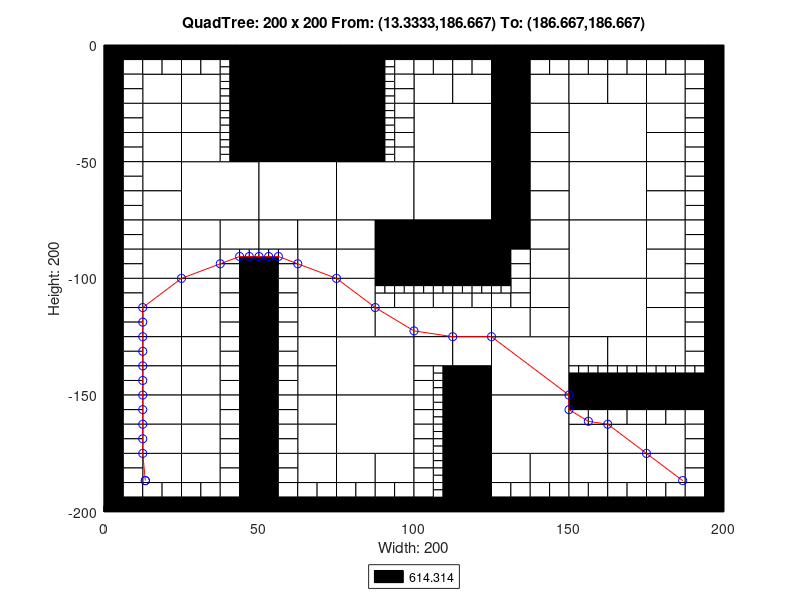

MATLAB code for this plot:
axis([0 200 -200 0]);
title('QuadTree: 200 x 200 From: (13.3333,186.667) To: (186.667,186.667)');
xlabel('Width: 200');
ylabel('Height: 200');
rectangle('Position',[50 -25 25 25], 'FaceColor',[0 0 0]);
rectangle('Position',[50 -50 25 25], 'FaceColor',[0 0 0]);
rectangle('Position',[25 -75 25 25], 'FaceColor',[1 1 1]);
rectangle('Position',[50 -75 25 25], 'FaceColor',[1 1 1]);
rectangle('Position',[75 -75 25 25], 'FaceColor',[1 1 1]);
rectangle('Position',[100 -50 25 25], 'FaceColor',[1 1 1]);
rectangle('Position',[150 -50 25 25], 'FaceColor',[1 1 1]);
rectangle('Position',[100 -75 25 25], 'FaceColor',[1 1 1]);
rectangle('Position',[100 -100 25 25], 'FaceColor',[0 0 0]);
rectangle('Position',[150 -75 25 25], 'FaceColor',[1 1 1]);
rectangle('Position',[150 -100 25 25], 'FaceColor',[1 1 1]);
rectangle('Position',[75 -150 25 25], 'FaceColor',[1 1 1]);
rectangle('Position',[75 -175 25 25], 'FaceColor',[1 1 1]);
rectangle('Position',[125 -150 25 25], 'FaceColor',[1 1 1]);
rectangle('Position',[150 -125 25 25], 'FaceColor',[1 1 1]);
rectangle('Position',[125 -175 25 25], 'FaceColor',[1 1 1]);
rectangle('Position',[12.5 -25 12.5 12.5], 'FaceColor',[1 1 1]);
rectangle('Position',[25 -25 12.5 12.5], 'FaceColor',[1 1 1]);
rectangle('Position',[12.5 -37.5 12.5 12.5], 'FaceColor',[1 1 1]);
rectangle('Position',[12.5 -50 12.5 12.5], 'FaceColor',[1 1 1]);
rectangle('Position',[25 -37.5 12.5 12.5], 'FaceColor',[1 1 1]);
rectangle('Position',[25 -50 12.5 12.5], 'FaceColor',[1 1 1]);
rectangle('Position',[75 -12.5 12.5 12.5], 'FaceColor',[0 0 0]);
rectangle('Position',[75 -25 12.5 12.5], 'FaceColor',[0 0 0]);
rectangle('Position',[75 -37.5 12.5 12.5], 'FaceColor',[0 0 0]);
rectangle('Position',[75 -50 12.5 12.5], 'FaceColor',[0 0 0]);
rectangle('Position',[12.5 -62.5 12.5 12.5], 'FaceColor',[1 1 1]);
rectangle('Position',[12.5 -75 12.5 12.5], 'FaceColor',[1 1 1]);
rectangle('Position',[12.5 -87.5 12.5 12.5], 'FaceColor',[1 1 1]);
rectangle('Position',[12.5 -100 12.5 12.5], 'FaceColor',[1 1 1]);
rectangle('Position',[25 -87.5 12.5 12.5], 'FaceColor',[1 1 1]);
rectangle('Position',[37.5 -87.5 12.5 12.5], 'FaceColor',[1 1 1]);
rectangle('Position',[25 -100 12.5 12.5], 'FaceColor',[1 1 1]);
rectangle('Position',[50 -87.5 12.5 12.5], 'FaceColor',[1 1 1]);
rectangle('Position',[62.5 -87.5 12.5 12.5], 'FaceColor',[1 1 1]);
rectangle('Position',[62.5 -100 12.5 12.5], 'FaceColor',[1 1 1]);
rectangle('Position',[75 -87.5 12.5 12.5], 'FaceColor',[1 1 1]);
rectangle('Position',[87.5 -87.5 12.5 12.5], 'FaceColor',[0 0 0]);
rectangle('Position',[75 -100 12.5 12.5], 'FaceColor',[1 1 1]);
rectangle('Position',[87.5 -100 12.5 12.5], 'FaceColor',[0 0 0]);
rectangle('Position',[100 -25 12.5 12.5], 'FaceColor',[1 1 1]);
rectangle('Position',[112.5 -25 12.5 12.5], 'FaceColor',[1 1 1]);
rectangle('Position',[125 -12.5 12.5 12.5], 'FaceColor',[0 0 0]);
rectangle('Position',[125 -25 12.5 12.5], 'FaceColor',[0 0 0]);
rectangle('Position',[137.5 -25 12.5 12.5], 'FaceColor',[1 1 1]);
rectangle('Position',[125 -37.5 12.5 12.5], 'FaceColor',[0 0 0]);
rectangle('Position',[137.5 -37.5 12.5 12.5], 'FaceColor',[1 1 1]);
rectangle('Position',[125 -50 12.5 12.5], 'FaceColor',[0 0 0]);
rectangle('Position',[137.5 -50 12.5 12.5], 'FaceColor',[1 1 1]);
rectangle('Position',[150 -25 12.5 12.5], 'FaceColor',[1 1 1]);
rectangle('Position',[162.5 -25 12.5 12.5], 'FaceColor',[1 1 1]);
rectangle('Position',[175 -25 12.5 12.5], 'FaceColor',[1 1 1]);
rectangle('Position',[175 -37.5 12.5 12.5], 'FaceColor',[1 1 1]);
rectangle('Position',[175 -50 12.5 12.5], 'FaceColor',[1 1 1]);
rectangle('Position',[125 -62.5 12.5 12.5], 'FaceColor',[0 0 0]);
rectangle('Position',[137.5 -62.5 12.5 12.5], 'FaceColor',[1 1 1]);
rectangle('Position',[125 -75 12.5 12.5], 'FaceColor',[0 0 0]);
rectangle('Position',[137.5 -75 12.5 12.5], 'FaceColor',[1 1 1]);
rectangle('Position',[125 -87.5 12.5 12.5], 'FaceColor',[0 0 0]);
rectangle('Position',[137.5 -87.5 12.5 12.5], 'FaceColor',[1 1 1]);
rectangle('Position',[137.5 -100 12.5 12.5], 'FaceColor',[1 1 1]);
rectangle('Position',[175 -62.5 12.5 12.5], 'FaceColor',[1 1 1]);
rectangle('Position',[175 -75 12.5 12.5], 'FaceColor',[1 1 1]);
rectangle('Position',[175 -87.5 12.5 12.5], 'FaceColor',[1 1 1]);
rectangle('Position',[175 -100 12.5 12.5], 'FaceColor',[1 1 1]);
rectangle('Position',[12.5 -112.5 12.5 12.5], 'FaceColor',[1 1 1]);
rectangle('Position',[12.5 -125 12.5 12.5], 'FaceColor',[1 1 1]);
rectangle('Position',[25 -112.5 12.5 12.5], 'FaceColor',[1 1 1]);
rectangle('Position',[25 -125 12.5 12.5], 'FaceColor',[1 1 1]);
rectangle('Position',[12.5 -137.5 12.5 12.5], 'FaceColor',[1 1 1]);
rectangle('Position',[12.5 -150 12.5 12.5], 'FaceColor',[1 1 1]);
rectangle('Position',[25 -137.5 12.5 12.5], 'FaceColor',[1 1 1]);
rectangle('Position',[25 -150 12.5 12.5], 'FaceColor',[1 1 1]);
rectangle('Position',[62.5 -112.5 12.5 12.5], 'FaceColor',[1 1 1]);
rectangle('Position',[62.5 -125 12.5 12.5], 'FaceColor',[1 1 1]);
rectangle('Position',[75 -112.5 12.5 12.5], 'FaceColor',[1 1 1]);
rectangle('Position',[75 -125 12.5 12.5], 'FaceColor',[1 1 1]);
rectangle('Position',[87.5 -125 12.5 12.5], 'FaceColor',[1 1 1]);
rectangle('Position',[62.5 -137.5 12.5 12.5], 'FaceColor',[1 1 1]);
rectangle('Position',[62.5 -150 12.5 12.5], 'FaceColor',[1 1 1]);
rectangle('Position',[12.5 -162.5 12.5 12.5], 'FaceColor',[1 1 1]);
rectangle('Position',[12.5 -175 12.5 12.5], 'FaceColor',[1 1 1]);
rectangle('Position',[25 -162.5 12.5 12.5], 'FaceColor',[1 1 1]);
rectangle('Position',[25 -175 12.5 12.5], 'FaceColor',[1 1 1]);
rectangle('Position',[12.5 -187.5 12.5 12.5], 'FaceColor',[1 1 1]);
rectangle('Position',[25 -187.5 12.5 12.5], 'FaceColor',[1 1 1]);
rectangle('Position',[62.5 -162.5 12.5 12.5], 'FaceColor',[1 1 1]);
rectangle('Position',[62.5 -175 12.5 12.5], 'FaceColor',[1 1 1]);
rectangle('Position',[62.5 -187.5 12.5 12.5], 'FaceColor',[1 1 1]);
rectangle('Position',[75 -187.5 12.5 12.5], 'FaceColor',[1 1 1]);
rectangle('Position',[87.5 -187.5 12.5 12.5], 'FaceColor',[1 1 1]);
rectangle('Position',[100 -125 12.5 12.5], 'FaceColor',[1 1 1]);
rectangle('Position',[112.5 -125 12.5 12.5], 'FaceColor',[1 1 1]);
rectangle('Position',[137.5 -112.5 12.5 12.5], 'FaceColor',[1 1 1]);
rectangle('Position',[125 -125 12.5 12.5], 'FaceColor',[1 1 1]);
rectangle('Position',[137.5 -125 12.5 12.5], 'FaceColor',[1 1 1]);
rectangle('Position',[100 -137.5 12.5 12.5], 'FaceColor',[1 1 1]);
rectangle('Position',[112.5 -137.5 12.5 12.5], 'FaceColor',[1 1 1]);
rectangle('Position',[112.5 -150 12.5 12.5], 'FaceColor',[0 0 0]);
rectangle('Position',[175 -112.5 12.5 12.5], 'FaceColor',[1 1 1]);
rectangle('Position',[175 -125 12.5 12.5], 'FaceColor',[1 1 1]);
rectangle('Position',[150 -137.5 12.5 12.5], 'FaceColor',[1 1 1]);
rectangle('Position',[162.5 -137.5 12.5 12.5], 'FaceColor',[1 1 1]);
rectangle('Position',[175 -137.5 12.5 12.5], 'FaceColor',[1 1 1]);
rectangle('Position',[112.5 -162.5 12.5 12.5], 'FaceColor',[0 0 0]);
rectangle('Position',[112.5 -175 12.5 12.5], 'FaceColor',[0 0 0]);
rectangle('Position',[112.5 -187.5 12.5 12.5], 'FaceColor',[0 0 0]);
rectangle('Position',[112.5 -200 12.5 12.5], 'FaceColor',[0 0 0]);
rectangle('Position',[125 -187.5 12.5 12.5], 'FaceColor',[1 1 1]);
rectangle('Position',[137.5 -187.5 12.5 12.5], 'FaceColor',[1 1 1]);
rectangle('Position',[150 -175 12.5 12.5], 'FaceColor',[1 1 1]);
rectangle('Position',[162.5 -175 12.5 12.5], 'FaceColor',[1 1 1]);
rectangle('Position',[175 -175 12.5 12.5], 'FaceColor',[1 1 1]);
rectangle('Position',[150 -187.5 12.5 12.5], 'FaceColor',[1 1 1]);
rectangle('Position',[162.5 -187.5 12.5 12.5], 'FaceColor',[1 1 1]);
rectangle('Position',[175 -187.5 12.5 12.5], 'FaceColor',[1 1 1]);
rectangle('Position',[0 -6.25 6.25 6.25], 'FaceColor',[0 0 0]);
rectangle('Position',[6.25 -6.25 6.25 6.25], 'FaceColor',[0 0 0]);
rectangle('Position',[0 -12.5 6.25 6.25], 'FaceColor',[0 0 0]);
rectangle('Position',[6.25 -12.5 6.25 6.25], 'FaceColor',[1 1 1]);
rectangle('Position',[12.5 -6.25 6.25 6.25], 'FaceColor',[0 0 0]);
rectangle('Position',[18.75 -6.25 6.25 6.25], 'FaceColor',[0 0 0]);
rectangle('Position',[12.5 -12.5 6.25 6.25], 'FaceColor',[1 1 1]);
rectangle('Position',[18.75 -12.5 6.25 6.25], 'FaceColor',[1 1 1]);
rectangle('Position',[0 -18.75 6.25 6.25], 'FaceColor',[0 0 0]);
rectangle('Position',[6.25 -18.75 6.25 6.25], 'FaceColor',[1 1 1]);
rectangle('Position',[0 -25 6.25 6.25], 'FaceColor',[0 0 0]);
rectangle('Position',[6.25 -25 6.25 6.25], 'FaceColor',[1 1 1]);
rectangle('Position',[25 -6.25 6.25 6.25], 'FaceColor',[0 0 0]);
rectangle('Position',[31.25 -6.25 6.25 6.25], 'FaceColor',[0 0 0]);
rectangle('Position',[25 -12.5 6.25 6.25], 'FaceColor',[1 1 1]);
rectangle('Position',[31.25 -12.5 6.25 6.25], 'FaceColor',[1 1 1]);
rectangle('Position',[37.5 -6.25 6.25 6.25], 'FaceColor',[0 0 0]);
rectangle('Position',[43.75 -6.25 6.25 6.25], 'FaceColor',[0 0 0]);
rectangle('Position',[43.75 -12.5 6.25 6.25], 'FaceColor',[0 0 0]);
rectangle('Position',[43.75 -18.75 6.25 6.25], 'FaceColor',[0 0 0]);
rectangle('Position',[43.75 -25 6.25 6.25], 'FaceColor',[0 0 0]);
rectangle('Position',[0 -31.25 6.25 6.25], 'FaceColor',[0 0 0]);
rectangle('Position',[6.25 -31.25 6.25 6.25], 'FaceColor',[1 1 1]);
rectangle('Position',[0 -37.5 6.25 6.25], 'FaceColor',[0 0 0]);
rectangle('Position',[6.25 -37.5 6.25 6.25], 'FaceColor',[1 1 1]);
rectangle('Position',[0 -43.75 6.25 6.25], 'FaceColor',[0 0 0]);
rectangle('Position',[6.25 -43.75 6.25 6.25], 'FaceColor',[1 1 1]);
rectangle('Position',[0 -50 6.25 6.25], 'FaceColor',[0 0 0]);
rectangle('Position',[6.25 -50 6.25 6.25], 'FaceColor',[1 1 1]);
rectangle('Position',[43.75 -31.25 6.25 6.25], 'FaceColor',[0 0 0]);
rectangle('Position',[43.75 -37.5 6.25 6.25], 'FaceColor',[0 0 0]);
rectangle('Position',[43.75 -43.75 6.25 6.25], 'FaceColor',[0 0 0]);
rectangle('Position',[43.75 -50 6.25 6.25], 'FaceColor',[0 0 0]);
rectangle('Position',[87.5 -6.25 6.25 6.25], 'FaceColor',[0 0 0]);
rectangle('Position',[93.75 -6.25 6.25 6.25], 'FaceColor',[0 0 0]);
rectangle('Position',[93.75 -12.5 6.25 6.25], 'FaceColor',[1 1 1]);
rectangle('Position',[93.75 -18.75 6.25 6.25], 'FaceColor',[1 1 1]);
rectangle('Position',[93.75 -25 6.25 6.25], 'FaceColor',[1 1 1]);
rectangle('Position',[93.75 -31.25 6.25 6.25], 'FaceColor',[1 1 1]);
rectangle('Position',[93.75 -37.5 6.25 6.25], 'FaceColor',[1 1 1]);
rectangle('Position',[93.75 -43.75 6.25 6.25], 'FaceColor',[1 1 1]);
rectangle('Position',[93.75 -50 6.25 6.25], 'FaceColor',[1 1 1]);
rectangle('Position',[0 -56.25 6.25 6.25], 'FaceColor',[0 0 0]);
rectangle('Position',[6.25 -56.25 6.25 6.25], 'FaceColor',[1 1 1]);
rectangle('Position',[0 -62.5 6.25 6.25], 'FaceColor',[0 0 0]);
rectangle('Position',[6.25 -62.5 6.25 6.25], 'FaceColor',[1 1 1]);
rectangle('Position',[0 -68.75 6.25 6.25], 'FaceColor',[0 0 0]);
rectangle('Position',[6.25 -68.75 6.25 6.25], 'FaceColor',[1 1 1]);
rectangle('Position',[0 -75 6.25 6.25], 'FaceColor',[0 0 0]);
rectangle('Position',[6.25 -75 6.25 6.25], 'FaceColor',[1 1 1]);
rectangle('Position',[0 -81.25 6.25 6.25], 'FaceColor',[0 0 0]);
rectangle('Position',[6.25 -81.25 6.25 6.25], 'FaceColor',[1 1 1]);
rectangle('Position',[0 -87.5 6.25 6.25], 'FaceColor',[0 0 0]);
rectangle('Position',[6.25 -87.5 6.25 6.25], 'FaceColor',[1 1 1]);
rectangle('Position',[0 -93.75 6.25 6.25], 'FaceColor',[0 0 0]);
rectangle('Position',[6.25 -93.75 6.25 6.25], 'FaceColor',[1 1 1]);
rectangle('Position',[0 -100 6.25 6.25], 'FaceColor',[0 0 0]);
rectangle('Position',[6.25 -100 6.25 6.25], 'FaceColor',[1 1 1]);
rectangle('Position',[37.5 -93.75 6.25 6.25], 'FaceColor',[1 1 1]);
rectangle('Position',[37.5 -100 6.25 6.25], 'FaceColor',[1 1 1]);
rectangle('Position',[43.75 -100 6.25 6.25], 'FaceColor',[0 0 0]);
rectangle('Position',[56.25 -93.75 6.25 6.25], 'FaceColor',[1 1 1]);
rectangle('Position',[50 -100 6.25 6.25], 'FaceColor',[0 0 0]);
rectangle('Position',[56.25 -100 6.25 6.25], 'FaceColor',[1 1 1]);
rectangle('Position',[100 -6.25 6.25 6.25], 'FaceColor',[0 0 0]);
rectangle('Position',[106.25 -6.25 6.25 6.25], 'FaceColor',[0 0 0]);
rectangle('Position',[100 -12.5 6.25 6.25], 'FaceColor',[1 1 1]);
rectangle('Position',[106.25 -12.5 6.25 6.25], 'FaceColor',[1 1 1]);
rectangle('Position',[112.5 -6.25 6.25 6.25], 'FaceColor',[0 0 0]);
rectangle('Position',[118.75 -6.25 6.25 6.25], 'FaceColor',[0 0 0]);
rectangle('Position',[112.5 -12.5 6.25 6.25], 'FaceColor',[1 1 1]);
rectangle('Position',[118.75 -12.5 6.25 6.25], 'FaceColor',[1 1 1]);
rectangle('Position',[137.5 -6.25 6.25 6.25], 'FaceColor',[0 0 0]);
rectangle('Position',[143.75 -6.25 6.25 6.25], 'FaceColor',[0 0 0]);
rectangle('Position',[137.5 -12.5 6.25 6.25], 'FaceColor',[1 1 1]);
rectangle('Position',[143.75 -12.5 6.25 6.25], 'FaceColor',[1 1 1]);
rectangle('Position',[150 -6.25 6.25 6.25], 'FaceColor',[0 0 0]);
rectangle('Position',[156.25 -6.25 6.25 6.25], 'FaceColor',[0 0 0]);
rectangle('Position',[150 -12.5 6.25 6.25], 'FaceColor',[1 1 1]);
rectangle('Position',[156.25 -12.5 6.25 6.25], 'FaceColor',[1 1 1]);
rectangle('Position',[162.5 -6.25 6.25 6.25], 'FaceColor',[0 0 0]);
rectangle('Position',[168.75 -6.25 6.25 6.25], 'FaceColor',[0 0 0]);
rectangle('Position',[162.5 -12.5 6.25 6.25], 'FaceColor',[1 1 1]);
rectangle('Position',[168.75 -12.5 6.25 6.25], 'FaceColor',[1 1 1]);
rectangle('Position',[175 -6.25 6.25 6.25], 'FaceColor',[0 0 0]);
rectangle('Position',[181.25 -6.25 6.25 6.25], 'FaceColor',[0 0 0]);
rectangle('Position',[175 -12.5 6.25 6.25], 'FaceColor',[1 1 1]);
rectangle('Position',[181.25 -12.5 6.25 6.25], 'FaceColor',[1 1 1]);
rectangle('Position',[187.5 -6.25 6.25 6.25], 'FaceColor',[0 0 0]);
rectangle('Position',[193.75 -6.25 6.25 6.25], 'FaceColor',[0 0 0]);
rectangle('Position',[187.5 -12.5 6.25 6.25], 'FaceColor',[1 1 1]);
rectangle('Position',[193.75 -12.5 6.25 6.25], 'FaceColor',[0 0 0]);
rectangle('Position',[187.5 -18.75 6.25 6.25], 'FaceColor',[1 1 1]);
rectangle('Position',[193.75 -18.75 6.25 6.25], 'FaceColor',[0 0 0]);
rectangle('Position',[187.5 -25 6.25 6.25], 'FaceColor',[1 1 1]);
rectangle('Position',[193.75 -25 6.25 6.25], 'FaceColor',[0 0 0]);
rectangle('Position',[187.5 -31.25 6.25 6.25], 'FaceColor',[1 1 1]);
rectangle('Position',[193.75 -31.25 6.25 6.25], 'FaceColor',[0 0 0]);
rectangle('Position',[187.5 -37.5 6.25 6.25], 'FaceColor',[1 1 1]);
rectangle('Position',[193.75 -37.5 6.25 6.25], 'FaceColor',[0 0 0]);
rectangle('Position',[187.5 -43.75 6.25 6.25], 'FaceColor',[1 1 1]);
rectangle('Position',[193.75 -43.75 6.25 6.25], 'FaceColor',[0 0 0]);
rectangle('Position',[187.5 -50 6.25 6.25], 'FaceColor',[1 1 1]);
rectangle('Position',[193.75 -50 6.25 6.25], 'FaceColor',[0 0 0]);
rectangle('Position',[125 -93.75 6.25 6.25], 'FaceColor',[0 0 0]);
rectangle('Position',[131.25 -93.75 6.25 6.25], 'FaceColor',[1 1 1]);
rectangle('Position',[125 -100 6.25 6.25], 'FaceColor',[0 0 0]);
rectangle('Position',[131.25 -100 6.25 6.25], 'FaceColor',[1 1 1]);
rectangle('Position',[187.5 -56.25 6.25 6.25], 'FaceColor',[1 1 1]);
rectangle('Position',[193.75 -56.25 6.25 6.25], 'FaceColor',[0 0 0]);
rectangle('Position',[187.5 -62.5 6.25 6.25], 'FaceColor',[1 1 1]);
rectangle('Position',[193.75 -62.5 6.25 6.25], 'FaceColor',[0 0 0]);
rectangle('Position',[187.5 -68.75 6.25 6.25], 'FaceColor',[1 1 1]);
rectangle('Position',[193.75 -68.75 6.25 6.25], 'FaceColor',[0 0 0]);
rectangle('Position',[187.5 -75 6.25 6.25], 'FaceColor',[1 1 1]);
rectangle('Position',[193.75 -75 6.25 6.25], 'FaceColor',[0 0 0]);
rectangle('Position',[187.5 -81.25 6.25 6.25], 'FaceColor',[1 1 1]);
rectangle('Position',[193.75 -81.25 6.25 6.25], 'FaceColor',[0 0 0]);
rectangle('Position',[187.5 -87.5 6.25 6.25], 'FaceColor',[1 1 1]);
rectangle('Position',[193.75 -87.5 6.25 6.25], 'FaceColor',[0 0 0]);
rectangle('Position',[187.5 -93.75 6.25 6.25], 'FaceColor',[1 1 1]);
rectangle('Position',[193.75 -93.75 6.25 6.25], 'FaceColor',[0 0 0]);
rectangle('Position',[187.5 -100 6.25 6.25], 'FaceColor',[1 1 1]);
rectangle('Position',[193.75 -100 6.25 6.25], 'FaceColor',[0 0 0]);
rectangle('Position',[0 -106.25 6.25 6.25], 'FaceColor',[0 0 0]);
rectangle('Position',[6.25 -106.25 6.25 6.25], 'FaceColor',[1 1 1]);
rectangle('Position',[0 -112.5 6.25 6.25], 'FaceColor',[0 0 0]);
rectangle('Position',[6.25 -112.5 6.25 6.25], 'FaceColor',[1 1 1]);
rectangle('Position',[0 -118.75 6.25 6.25], 'FaceColor',[0 0 0]);
rectangle('Position',[6.25 -118.75 6.25 6.25], 'FaceColor',[1 1 1]);
rectangle('Position',[0 -125 6.25 6.25], 'FaceColor',[0 0 0]);
rectangle('Position',[6.25 -125 6.25 6.25], 'FaceColor',[1 1 1]);
rectangle('Position',[37.5 -106.25 6.25 6.25], 'FaceColor',[1 1 1]);
rectangle('Position',[43.75 -106.25 6.25 6.25], 'FaceColor',[0 0 0]);
rectangle('Position',[37.5 -112.5 6.25 6.25], 'FaceColor',[1 1 1]);
rectangle('Position',[43.75 -112.5 6.25 6.25], 'FaceColor',[0 0 0]);
rectangle('Position',[37.5 -118.75 6.25 6.25], 'FaceColor',[1 1 1]);
rectangle('Position',[43.75 -118.75 6.25 6.25], 'FaceColor',[0 0 0]);
rectangle('Position',[37.5 -125 6.25 6.25], 'FaceColor',[1 1 1]);
rectangle('Position',[43.75 -125 6.25 6.25], 'FaceColor',[0 0 0]);
rectangle('Position',[0 -131.25 6.25 6.25], 'FaceColor',[0 0 0]);
rectangle('Position',[6.25 -131.25 6.25 6.25], 'FaceColor',[1 1 1]);
rectangle('Position',[0 -137.5 6.25 6.25], 'FaceColor',[0 0 0]);
rectangle('Position',[6.25 -137.5 6.25 6.25], 'FaceColor',[1 1 1]);
rectangle('Position',[0 -143.75 6.25 6.25], 'FaceColor',[0 0 0]);
rectangle('Position',[6.25 -143.75 6.25 6.25], 'FaceColor',[1 1 1]);
rectangle('Position',[0 -150 6.25 6.25], 'FaceColor',[0 0 0]);
rectangle('Position',[6.25 -150 6.25 6.25], 'FaceColor',[1 1 1]);
rectangle('Position',[37.5 -131.25 6.25 6.25], 'FaceColor',[1 1 1]);
rectangle('Position',[43.75 -131.25 6.25 6.25], 'FaceColor',[0 0 0]);
rectangle('Position',[37.5 -137.5 6.25 6.25], 'FaceColor',[1 1 1]);
rectangle('Position',[43.75 -137.5 6.25 6.25], 'FaceColor',[0 0 0]);
rectangle('Position',[37.5 -143.75 6.25 6.25], 'FaceColor',[1 1 1]);
rectangle('Position',[43.75 -143.75 6.25 6.25], 'FaceColor',[0 0 0]);
rectangle('Position',[37.5 -150 6.25 6.25], 'FaceColor',[1 1 1]);
rectangle('Position',[43.75 -150 6.25 6.25], 'FaceColor',[0 0 0]);
rectangle('Position',[50 -106.25 6.25 6.25], 'FaceColor',[0 0 0]);
rectangle('Position',[56.25 -106.25 6.25 6.25], 'FaceColor',[1 1 1]);
rectangle('Position',[50 -112.5 6.25 6.25], 'FaceColor',[0 0 0]);
rectangle('Position',[56.25 -112.5 6.25 6.25], 'FaceColor',[1 1 1]);
rectangle('Position',[50 -118.75 6.25 6.25], 'FaceColor',[0 0 0]);
rectangle('Position',[56.25 -118.75 6.25 6.25], 'FaceColor',[1 1 1]);
rectangle('Position',[50 -125 6.25 6.25], 'FaceColor',[0 0 0]);
rectangle('Position',[56.25 -125 6.25 6.25], 'FaceColor',[1 1 1]);
rectangle('Position',[87.5 -112.5 6.25 6.25], 'FaceColor',[1 1 1]);
rectangle('Position',[93.75 -112.5 6.25 6.25], 'FaceColor',[1 1 1]);
rectangle('Position',[50 -131.25 6.25 6.25], 'FaceColor',[0 0 0]);
rectangle('Position',[56.25 -131.25 6.25 6.25], 'FaceColor',[1 1 1]);
rectangle('Position',[50 -137.5 6.25 6.25], 'FaceColor',[0 0 0]);
rectangle('Position',[56.25 -137.5 6.25 6.25], 'FaceColor',[1 1 1]);
rectangle('Position',[50 -143.75 6.25 6.25], 'FaceColor',[0 0 0]);
rectangle('Position',[56.25 -143.75 6.25 6.25], 'FaceColor',[1 1 1]);
rectangle('Position',[50 -150 6.25 6.25], 'FaceColor',[0 0 0]);
rectangle('Position',[56.25 -150 6.25 6.25], 'FaceColor',[1 1 1]);
rectangle('Position',[0 -156.25 6.25 6.25], 'FaceColor',[0 0 0]);
rectangle('Position',[6.25 -156.25 6.25 6.25], 'FaceColor',[1 1 1]);
rectangle('Position',[0 -162.5 6.25 6.25], 'FaceColor',[0 0 0]);
rectangle('Position',[6.25 -162.5 6.25 6.25], 'FaceColor',[1 1 1]);
rectangle('Position',[0 -168.75 6.25 6.25], 'FaceColor',[0 0 0]);
rectangle('Position',[6.25 -168.75 6.25 6.25], 'FaceColor',[1 1 1]);
rectangle('Position',[0 -175 6.25 6.25], 'FaceColor',[0 0 0]);
rectangle('Position',[6.25 -175 6.25 6.25], 'FaceColor',[1 1 1]);
rectangle('Position',[37.5 -156.25 6.25 6.25], 'FaceColor',[1 1 1]);
rectangle('Position',[43.75 -156.25 6.25 6.25], 'FaceColor',[0 0 0]);
rectangle('Position',[37.5 -162.5 6.25 6.25], 'FaceColor',[1 1 1]);
rectangle('Position',[43.75 -162.5 6.25 6.25], 'FaceColor',[0 0 0]);
rectangle('Position',[37.5 -168.75 6.25 6.25], 'FaceColor',[1 1 1]);
rectangle('Position',[43.75 -168.75 6.25 6.25], 'FaceColor',[0 0 0]);
rectangle('Position',[37.5 -175 6.25 6.25], 'FaceColor',[1 1 1]);
rectangle('Position',[43.75 -175 6.25 6.25], 'FaceColor',[0 0 0]);
rectangle('Position',[0 -181.25 6.25 6.25], 'FaceColor',[0 0 0]);
rectangle('Position',[6.25 -181.25 6.25 6.25], 'FaceColor',[1 1 1]);
rectangle('Position',[0 -187.5 6.25 6.25], 'FaceColor',[0 0 0]);
rectangle('Position',[6.25 -187.5 6.25 6.25], 'FaceColor',[1 1 1]);
rectangle('Position',[0 -193.75 6.25 6.25], 'FaceColor',[0 0 0]);
rectangle('Position',[6.25 -193.75 6.25 6.25], 'FaceColor',[1 1 1]);
rectangle('Position',[0 -200 6.25 6.25], 'FaceColor',[0 0 0]);
rectangle('Position',[6.25 -200 6.25 6.25], 'FaceColor',[0 0 0]);
rectangle('Position',[12.5 -193.75 6.25 6.25], 'FaceColor',[1 1 1]);
rectangle('Position',[18.75 -193.75 6.25 6.25], 'FaceColor',[1 1 1]);
rectangle('Position',[12.5 -200 6.25 6.25], 'FaceColor',[0 0 0]);
rectangle('Position',[18.75 -200 6.25 6.25], 'FaceColor',[0 0 0]);
rectangle('Position',[37.5 -181.25 6.25 6.25], 'FaceColor',[1 1 1]);
rectangle('Position',[43.75 -181.25 6.25 6.25], 'FaceColor',[0 0 0]);
rectangle('Position',[37.5 -187.5 6.25 6.25], 'FaceColor',[1 1 1]);
rectangle('Position',[43.75 -187.5 6.25 6.25], 'FaceColor',[0 0 0]);
rectangle('Position',[25 -193.75 6.25 6.25], 'FaceColor',[1 1 1]);
rectangle('Position',[31.25 -193.75 6.25 6.25], 'FaceColor',[1 1 1]);
rectangle('Position',[25 -200 6.25 6.25], 'FaceColor',[0 0 0]);
rectangle('Position',[31.25 -200 6.25 6.25], 'FaceColor',[0 0 0]);
rectangle('Position',[37.5 -193.75 6.25 6.25], 'FaceColor',[1 1 1]);
rectangle('Position',[43.75 -193.75 6.25 6.25], 'FaceColor',[0 0 0]);
rectangle('Position',[37.5 -200 6.25 6.25], 'FaceColor',[0 0 0]);
rectangle('Position',[43.75 -200 6.25 6.25], 'FaceColor',[0 0 0]);
rectangle('Position',[50 -156.25 6.25 6.25], 'FaceColor',[0 0 0]);
rectangle('Position',[56.25 -156.25 6.25 6.25], 'FaceColor',[1 1 1]);
rectangle('Position',[50 -162.5 6.25 6.25], 'FaceColor',[0 0 0]);
rectangle('Position',[56.25 -162.5 6.25 6.25], 'FaceColor',[1 1 1]);
rectangle('Position',[50 -168.75 6.25 6.25], 'FaceColor',[0 0 0]);
rectangle('Position',[56.25 -168.75 6.25 6.25], 'FaceColor',[1 1 1]);
rectangle('Position',[50 -175 6.25 6.25], 'FaceColor',[0 0 0]);
rectangle('Position',[56.25 -175 6.25 6.25], 'FaceColor',[1 1 1]);
rectangle('Position',[50 -181.25 6.25 6.25], 'FaceColor',[0 0 0]);
rectangle('Position',[56.25 -181.25 6.25 6.25], 'FaceColor',[1 1 1]);
rectangle('Position',[50 -187.5 6.25 6.25], 'FaceColor',[0 0 0]);
rectangle('Position',[56.25 -187.5 6.25 6.25], 'FaceColor',[1 1 1]);
rectangle('Position',[50 -193.75 6.25 6.25], 'FaceColor',[0 0 0]);
rectangle('Position',[56.25 -193.75 6.25 6.25], 'FaceColor',[1 1 1]);
rectangle('Position',[50 -200 6.25 6.25], 'FaceColor',[0 0 0]);
rectangle('Position',[56.25 -200 6.25 6.25], 'FaceColor',[0 0 0]);
rectangle('Position',[62.5 -193.75 6.25 6.25], 'FaceColor',[1 1 1]);
rectangle('Position',[68.75 -193.75 6.25 6.25], 'FaceColor',[1 1 1]);
rectangle('Position',[62.5 -200 6.25 6.25], 'FaceColor',[0 0 0]);
rectangle('Position',[68.75 -200 6.25 6.25], 'FaceColor',[0 0 0]);
rectangle('Position',[75 -193.75 6.25 6.25], 'FaceColor',[1 1 1]);
rectangle('Position',[81.25 -193.75 6.25 6.25], 'FaceColor',[1 1 1]);
rectangle('Position',[75 -200 6.25 6.25], 'FaceColor',[0 0 0]);
rectangle('Position',[81.25 -200 6.25 6.25], 'FaceColor',[0 0 0]);
rectangle('Position',[87.5 -193.75 6.25 6.25], 'FaceColor',[1 1 1]);
rectangle('Position',[93.75 -193.75 6.25 6.25], 'FaceColor',[1 1 1]);
rectangle('Position',[87.5 -200 6.25 6.25], 'FaceColor',[0 0 0]);
rectangle('Position',[93.75 -200 6.25 6.25], 'FaceColor',[0 0 0]);
rectangle('Position',[100 -112.5 6.25 6.25], 'FaceColor',[1 1 1]);
rectangle('Position',[106.25 -112.5 6.25 6.25], 'FaceColor',[1 1 1]);
rectangle('Position',[112.5 -112.5 6.25 6.25], 'FaceColor',[1 1 1]);
rectangle('Position',[118.75 -112.5 6.25 6.25], 'FaceColor',[1 1 1]);
rectangle('Position',[131.25 -106.25 6.25 6.25], 'FaceColor',[1 1 1]);
rectangle('Position',[125 -112.5 6.25 6.25], 'FaceColor',[1 1 1]);
rectangle('Position',[131.25 -112.5 6.25 6.25], 'FaceColor',[1 1 1]);
rectangle('Position',[100 -143.75 6.25 6.25], 'FaceColor',[1 1 1]);
rectangle('Position',[100 -150 6.25 6.25], 'FaceColor',[1 1 1]);
rectangle('Position',[187.5 -106.25 6.25 6.25], 'FaceColor',[1 1 1]);
rectangle('Position',[193.75 -106.25 6.25 6.25], 'FaceColor',[0 0 0]);
rectangle('Position',[187.5 -112.5 6.25 6.25], 'FaceColor',[1 1 1]);
rectangle('Position',[193.75 -112.5 6.25 6.25], 'FaceColor',[0 0 0]);
rectangle('Position',[187.5 -118.75 6.25 6.25], 'FaceColor',[1 1 1]);
rectangle('Position',[193.75 -118.75 6.25 6.25], 'FaceColor',[0 0 0]);
rectangle('Position',[187.5 -125 6.25 6.25], 'FaceColor',[1 1 1]);
rectangle('Position',[193.75 -125 6.25 6.25], 'FaceColor',[0 0 0]);
rectangle('Position',[150 -150 6.25 6.25], 'FaceColor',[0 0 0]);
rectangle('Position',[156.25 -150 6.25 6.25], 'FaceColor',[0 0 0]);
rectangle('Position',[162.5 -150 6.25 6.25], 'FaceColor',[0 0 0]);
rectangle('Position',[168.75 -150 6.25 6.25], 'FaceColor',[0 0 0]);
rectangle('Position',[187.5 -131.25 6.25 6.25], 'FaceColor',[1 1 1]);
rectangle('Position',[193.75 -131.25 6.25 6.25], 'FaceColor',[0 0 0]);
rectangle('Position',[187.5 -137.5 6.25 6.25], 'FaceColor',[1 1 1]);
rectangle('Position',[193.75 -137.5 6.25 6.25], 'FaceColor',[0 0 0]);
rectangle('Position',[175 -150 6.25 6.25], 'FaceColor',[0 0 0]);
rectangle('Position',[181.25 -150 6.25 6.25], 'FaceColor',[0 0 0]);
rectangle('Position',[193.75 -143.75 6.25 6.25], 'FaceColor',[0 0 0]);
rectangle('Position',[187.5 -150 6.25 6.25], 'FaceColor',[0 0 0]);
rectangle('Position',[193.75 -150 6.25 6.25], 'FaceColor',[0 0 0]);
rectangle('Position',[100 -156.25 6.25 6.25], 'FaceColor',[1 1 1]);
rectangle('Position',[100 -162.5 6.25 6.25], 'FaceColor',[1 1 1]);
rectangle('Position',[100 -168.75 6.25 6.25], 'FaceColor',[1 1 1]);
rectangle('Position',[100 -175 6.25 6.25], 'FaceColor',[1 1 1]);
rectangle('Position',[100 -181.25 6.25 6.25], 'FaceColor',[1 1 1]);
rectangle('Position',[100 -187.5 6.25 6.25], 'FaceColor',[1 1 1]);
rectangle('Position',[100 -193.75 6.25 6.25], 'FaceColor',[1 1 1]);
rectangle('Position',[100 -200 6.25 6.25], 'FaceColor',[0 0 0]);
rectangle('Position',[106.25 -200 6.25 6.25], 'FaceColor',[0 0 0]);
rectangle('Position',[125 -193.75 6.25 6.25], 'FaceColor',[1 1 1]);
rectangle('Position',[131.25 -193.75 6.25 6.25], 'FaceColor',[1 1 1]);
rectangle('Position',[125 -200 6.25 6.25], 'FaceColor',[0 0 0]);
rectangle('Position',[131.25 -200 6.25 6.25], 'FaceColor',[0 0 0]);
rectangle('Position',[137.5 -193.75 6.25 6.25], 'FaceColor',[1 1 1]);
rectangle('Position',[143.75 -193.75 6.25 6.25], 'FaceColor',[1 1 1]);
rectangle('Position',[137.5 -200 6.25 6.25], 'FaceColor',[0 0 0]);
rectangle('Position',[143.75 -200 6.25 6.25], 'FaceColor',[0 0 0]);
rectangle('Position',[150 -156.25 6.25 6.25], 'FaceColor',[0 0 0]);
rectangle('Position',[156.25 -156.25 6.25 6.25], 'FaceColor',[0 0 0]);
rectangle('Position',[150 -162.5 6.25 6.25], 'FaceColor',[1 1 1]);
rectangle('Position',[156.25 -162.5 6.25 6.25], 'FaceColor',[1 1 1]);
rectangle('Position',[162.5 -156.25 6.25 6.25], 'FaceColor',[0 0 0]);
rectangle('Position',[168.75 -156.25 6.25 6.25], 'FaceColor',[0 0 0]);
rectangle('Position',[162.5 -162.5 6.25 6.25], 'FaceColor',[1 1 1]);
rectangle('Position',[168.75 -162.5 6.25 6.25], 'FaceColor',[1 1 1]);
rectangle('Position',[175 -156.25 6.25 6.25], 'FaceColor',[0 0 0]);
rectangle('Position',[181.25 -156.25 6.25 6.25], 'FaceColor',[0 0 0]);
rectangle('Position',[175 -162.5 6.25 6.25], 'FaceColor',[1 1 1]);
rectangle('Position',[181.25 -162.5 6.25 6.25], 'FaceColor',[1 1 1]);
rectangle('Position',[187.5 -156.25 6.25 6.25], 'FaceColor',[0 0 0]);
rectangle('Position',[193.75 -156.25 6.25 6.25], 'FaceColor',[0 0 0]);
rectangle('Position',[187.5 -162.5 6.25 6.25], 'FaceColor',[1 1 1]);
rectangle('Position',[193.75 -162.5 6.25 6.25], 'FaceColor',[0 0 0]);
rectangle('Position',[187.5 -168.75 6.25 6.25], 'FaceColor',[1 1 1]);
rectangle('Position',[193.75 -168.75 6.25 6.25], 'FaceColor',[0 0 0]);
rectangle('Position',[187.5 -175 6.25 6.25], 'FaceColor',[1 1 1]);
rectangle('Position',[193.75 -175 6.25 6.25], 'FaceColor',[0 0 0]);
rectangle('Position',[150 -193.75 6.25 6.25], 'FaceColor',[1 1 1]);
rectangle('Position',[156.25 -193.75 6.25 6.25], 'FaceColor',[1 1 1]);
rectangle('Position',[150 -200 6.25 6.25], 'FaceColor',[0 0 0]);
rectangle('Position',[156.25 -200 6.25 6.25], 'FaceColor',[0 0 0]);
rectangle('Position',[162.5 -193.75 6.25 6.25], 'FaceColor',[1 1 1]);
rectangle('Position',[168.75 -193.75 6.25 6.25], 'FaceColor',[1 1 1]);
rectangle('Position',[162.5 -200 6.25 6.25], 'FaceColor',[0 0 0]);
rectangle('Position',[168.75 -200 6.25 6.25], 'FaceColor',[0 0 0]);
rectangle('Position',[187.5 -181.25 6.25 6.25], 'FaceColor',[1 1 1]);
rectangle('Position',[193.75 -181.25 6.25 6.25], 'FaceColor',[0 0 0]);
rectangle('Position',[187.5 -187.5 6.25 6.25], 'FaceColor',[1 1 1]);
rectangle('Position',[193.75 -187.5 6.25 6.25], 'FaceColor',[0 0 0]);
rectangle('Position',[175 -193.75 6.25 6.25], 'FaceColor',[1 1 1]);
rectangle('Position',[181.25 -193.75 6.25 6.25], 'FaceColor',[1 1 1]);
rectangle('Position',[175 -200 6.25 6.25], 'FaceColor',[0 0 0]);
rectangle('Position',[181.25 -200 6.25 6.25], 'FaceColor',[0 0 0]);
rectangle('Position',[187.5 -193.75 6.25 6.25], 'FaceColor',[1 1 1]);
rectangle('Position',[193.75 -193.75 6.25 6.25], 'FaceColor',[0 0 0]);
rectangle('Position',[187.5 -200 6.25 6.25], 'FaceColor',[0 0 0]);
rectangle('Position',[193.75 -200 6.25 6.25], 'FaceColor',[0 0 0]);
rectangle('Position',[37.5 -9.375 3.125 3.125], 'FaceColor',[1 1 1]);
rectangle('Position',[40.625 -9.375 3.125 3.125], 'FaceColor',[0 0 0]);
rectangle('Position',[37.5 -12.5 3.125 3.125], 'FaceColor',[1 1 1]);
rectangle('Position',[40.625 -12.5 3.125 3.125], 'FaceColor',[0 0 0]);
rectangle('Position',[37.5 -15.625 3.125 3.125], 'FaceColor',[1 1 1]);
rectangle('Position',[40.625 -15.625 3.125 3.125], 'FaceColor',[0 0 0]);
rectangle('Position',[37.5 -18.75 3.125 3.125], 'FaceColor',[1 1 1]);
rectangle('Position',[40.625 -18.75 3.125 3.125], 'FaceColor',[0 0 0]);
rectangle('Position',[37.5 -21.875 3.125 3.125], 'FaceColor',[1 1 1]);
rectangle('Position',[40.625 -21.875 3.125 3.125], 'FaceColor',[0 0 0]);
rectangle('Position',[37.5 -25 3.125 3.125], 'FaceColor',[1 1 1]);
rectangle('Position',[40.625 -25 3.125 3.125], 'FaceColor',[0 0 0]);
rectangle('Position',[37.5 -28.125 3.125 3.125], 'FaceColor',[1 1 1]);
rectangle('Position',[40.625 -28.125 3.125 3.125], 'FaceColor',[0 0 0]);
rectangle('Position',[37.5 -31.25 3.125 3.125], 'FaceColor',[1 1 1]);
rectangle('Position',[40.625 -31.25 3.125 3.125], 'FaceColor',[0 0 0]);
rectangle('Position',[37.5 -34.375 3.125 3.125], 'FaceColor',[1 1 1]);
rectangle('Position',[40.625 -34.375 3.125 3.125], 'FaceColor',[0 0 0]);
rectangle('Position',[37.5 -37.5 3.125 3.125], 'FaceColor',[1 1 1]);
rectangle('Position',[40.625 -37.5 3.125 3.125], 'FaceColor',[0 0 0]);
rectangle('Position',[37.5 -40.625 3.125 3.125], 'FaceColor',[1 1 1]);
rectangle('Position',[40.625 -40.625 3.125 3.125], 'FaceColor',[0 0 0]);
rectangle('Position',[37.5 -43.75 3.125 3.125], 'FaceColor',[1 1 1]);
rectangle('Position',[40.625 -43.75 3.125 3.125], 'FaceColor',[0 0 0]);
rectangle('Position',[37.5 -46.875 3.125 3.125], 'FaceColor',[1 1 1]);
rectangle('Position',[40.625 -46.875 3.125 3.125], 'FaceColor',[0 0 0]);
rectangle('Position',[37.5 -50 3.125 3.125], 'FaceColor',[1 1 1]);
rectangle('Position',[40.625 -50 3.125 3.125], 'FaceColor',[0 0 0]);
rectangle('Position',[87.5 -9.375 3.125 3.125], 'FaceColor',[0 0 0]);
rectangle('Position',[90.625 -9.375 3.125 3.125], 'FaceColor',[1 1 1]);
rectangle('Position',[87.5 -12.5 3.125 3.125], 'FaceColor',[0 0 0]);
rectangle('Position',[90.625 -12.5 3.125 3.125], 'FaceColor',[1 1 1]);
rectangle('Position',[87.5 -15.625 3.125 3.125], 'FaceColor',[0 0 0]);
rectangle('Position',[90.625 -15.625 3.125 3.125], 'FaceColor',[1 1 1]);
rectangle('Position',[87.5 -18.75 3.125 3.125], 'FaceColor',[0 0 0]);
rectangle('Position',[90.625 -18.75 3.125 3.125], 'FaceColor',[1 1 1]);
rectangle('Position',[87.5 -21.875 3.125 3.125], 'FaceColor',[0 0 0]);
rectangle('Position',[90.625 -21.875 3.125 3.125], 'FaceColor',[1 1 1]);
rectangle('Position',[87.5 -25 3.125 3.125], 'FaceColor',[0 0 0]);
rectangle('Position',[90.625 -25 3.125 3.125], 'FaceColor',[1 1 1]);
rectangle('Position',[87.5 -28.125 3.125 3.125], 'FaceColor',[0 0 0]);
rectangle('Position',[90.625 -28.125 3.125 3.125], 'FaceColor',[1 1 1]);
rectangle('Position',[87.5 -31.25 3.125 3.125], 'FaceColor',[0 0 0]);
rectangle('Position',[90.625 -31.25 3.125 3.125], 'FaceColor',[1 1 1]);
rectangle('Position',[87.5 -34.375 3.125 3.125], 'FaceColor',[0 0 0]);
rectangle('Position',[90.625 -34.375 3.125 3.125], 'FaceColor',[1 1 1]);
rectangle('Position',[87.5 -37.5 3.125 3.125], 'FaceColor',[0 0 0]);
rectangle('Position',[90.625 -37.5 3.125 3.125], 'FaceColor',[1 1 1]);
rectangle('Position',[87.5 -40.625 3.125 3.125], 'FaceColor',[0 0 0]);
rectangle('Position',[90.625 -40.625 3.125 3.125], 'FaceColor',[1 1 1]);
rectangle('Position',[87.5 -43.75 3.125 3.125], 'FaceColor',[0 0 0]);
rectangle('Position',[90.625 -43.75 3.125 3.125], 'FaceColor',[1 1 1]);
rectangle('Position',[87.5 -46.875 3.125 3.125], 'FaceColor',[0 0 0]);
rectangle('Position',[90.625 -46.875 3.125 3.125], 'FaceColor',[1 1 1]);
rectangle('Position',[87.5 -50 3.125 3.125], 'FaceColor',[0 0 0]);
rectangle('Position',[90.625 -50 3.125 3.125], 'FaceColor',[1 1 1]);
rectangle('Position',[43.75 -90.625 3.125 3.125], 'FaceColor',[1 1 1]);
rectangle('Position',[46.875 -90.625 3.125 3.125], 'FaceColor',[1 1 1]);
rectangle('Position',[43.75 -93.75 3.125 3.125], 'FaceColor',[0 0 0]);
rectangle('Position',[46.875 -93.75 3.125 3.125], 'FaceColor',[0 0 0]);
rectangle('Position',[50 -90.625 3.125 3.125], 'FaceColor',[1 1 1]);
rectangle('Position',[53.125 -90.625 3.125 3.125], 'FaceColor',[1 1 1]);
rectangle('Position',[50 -93.75 3.125 3.125], 'FaceColor',[0 0 0]);
rectangle('Position',[53.125 -93.75 3.125 3.125], 'FaceColor',[0 0 0]);
rectangle('Position',[87.5 -103.125 3.125 3.125], 'FaceColor',[0 0 0]);
rectangle('Position',[90.625 -103.125 3.125 3.125], 'FaceColor',[0 0 0]);
rectangle('Position',[87.5 -106.25 3.125 3.125], 'FaceColor',[1 1 1]);
rectangle('Position',[90.625 -106.25 3.125 3.125], 'FaceColor',[1 1 1]);
rectangle('Position',[93.75 -103.125 3.125 3.125], 'FaceColor',[0 0 0]);
rectangle('Position',[96.875 -103.125 3.125 3.125], 'FaceColor',[0 0 0]);
rectangle('Position',[93.75 -106.25 3.125 3.125], 'FaceColor',[1 1 1]);
rectangle('Position',[96.875 -106.25 3.125 3.125], 'FaceColor',[1 1 1]);
rectangle('Position',[100 -103.125 3.125 3.125], 'FaceColor',[0 0 0]);
rectangle('Position',[103.125 -103.125 3.125 3.125], 'FaceColor',[0 0 0]);
rectangle('Position',[100 -106.25 3.125 3.125], 'FaceColor',[1 1 1]);
rectangle('Position',[103.125 -106.25 3.125 3.125], 'FaceColor',[1 1 1]);
rectangle('Position',[106.25 -103.125 3.125 3.125], 'FaceColor',[0 0 0]);
rectangle('Position',[109.375 -103.125 3.125 3.125], 'FaceColor',[0 0 0]);
rectangle('Position',[106.25 -106.25 3.125 3.125], 'FaceColor',[1 1 1]);
rectangle('Position',[109.375 -106.25 3.125 3.125], 'FaceColor',[1 1 1]);
rectangle('Position',[112.5 -103.125 3.125 3.125], 'FaceColor',[0 0 0]);
rectangle('Position',[115.625 -103.125 3.125 3.125], 'FaceColor',[0 0 0]);
rectangle('Position',[112.5 -106.25 3.125 3.125], 'FaceColor',[1 1 1]);
rectangle('Position',[115.625 -106.25 3.125 3.125], 'FaceColor',[1 1 1]);
rectangle('Position',[118.75 -103.125 3.125 3.125], 'FaceColor',[0 0 0]);
rectangle('Position',[121.875 -103.125 3.125 3.125], 'FaceColor',[0 0 0]);
rectangle('Position',[118.75 -106.25 3.125 3.125], 'FaceColor',[1 1 1]);
rectangle('Position',[121.875 -106.25 3.125 3.125], 'FaceColor',[1 1 1]);
rectangle('Position',[125 -103.125 3.125 3.125], 'FaceColor',[0 0 0]);
rectangle('Position',[128.125 -103.125 3.125 3.125], 'FaceColor',[0 0 0]);
rectangle('Position',[125 -106.25 3.125 3.125], 'FaceColor',[1 1 1]);
rectangle('Position',[128.125 -106.25 3.125 3.125], 'FaceColor',[1 1 1]);
rectangle('Position',[106.25 -140.625 3.125 3.125], 'FaceColor',[1 1 1]);
rectangle('Position',[109.375 -140.625 3.125 3.125], 'FaceColor',[0 0 0]);
rectangle('Position',[106.25 -143.75 3.125 3.125], 'FaceColor',[1 1 1]);
rectangle('Position',[109.375 -143.75 3.125 3.125], 'FaceColor',[0 0 0]);
rectangle('Position',[106.25 -146.875 3.125 3.125], 'FaceColor',[1 1 1]);
rectangle('Position',[109.375 -146.875 3.125 3.125], 'FaceColor',[0 0 0]);
rectangle('Position',[106.25 -150 3.125 3.125], 'FaceColor',[1 1 1]);
rectangle('Position',[109.375 -150 3.125 3.125], 'FaceColor',[0 0 0]);
rectangle('Position',[150 -140.625 3.125 3.125], 'FaceColor',[1 1 1]);
rectangle('Position',[153.125 -140.625 3.125 3.125], 'FaceColor',[1 1 1]);
rectangle('Position',[150 -143.75 3.125 3.125], 'FaceColor',[0 0 0]);
rectangle('Position',[153.125 -143.75 3.125 3.125], 'FaceColor',[0 0 0]);
rectangle('Position',[156.25 -140.625 3.125 3.125], 'FaceColor',[1 1 1]);
rectangle('Position',[159.375 -140.625 3.125 3.125], 'FaceColor',[1 1 1]);
rectangle('Position',[156.25 -143.75 3.125 3.125], 'FaceColor',[0 0 0]);
rectangle('Position',[159.375 -143.75 3.125 3.125], 'FaceColor',[0 0 0]);
rectangle('Position',[162.5 -140.625 3.125 3.125], 'FaceColor',[1 1 1]);
rectangle('Position',[165.625 -140.625 3.125 3.125], 'FaceColor',[1 1 1]);
rectangle('Position',[162.5 -143.75 3.125 3.125], 'FaceColor',[0 0 0]);
rectangle('Position',[165.625 -143.75 3.125 3.125], 'FaceColor',[0 0 0]);
rectangle('Position',[168.75 -140.625 3.125 3.125], 'FaceColor',[1 1 1]);
rectangle('Position',[171.875 -140.625 3.125 3.125], 'FaceColor',[1 1 1]);
rectangle('Position',[168.75 -143.75 3.125 3.125], 'FaceColor',[0 0 0]);
rectangle('Position',[171.875 -143.75 3.125 3.125], 'FaceColor',[0 0 0]);
rectangle('Position',[175 -140.625 3.125 3.125], 'FaceColor',[1 1 1]);
rectangle('Position',[178.125 -140.625 3.125 3.125], 'FaceColor',[1 1 1]);
rectangle('Position',[175 -143.75 3.125 3.125], 'FaceColor',[0 0 0]);
rectangle('Position',[178.125 -143.75 3.125 3.125], 'FaceColor',[0 0 0]);
rectangle('Position',[181.25 -140.625 3.125 3.125], 'FaceColor',[1 1 1]);
rectangle('Position',[184.375 -140.625 3.125 3.125], 'FaceColor',[1 1 1]);
rectangle('Position',[181.25 -143.75 3.125 3.125], 'FaceColor',[0 0 0]);
rectangle('Position',[184.375 -143.75 3.125 3.125], 'FaceColor',[0 0 0]);
rectangle('Position',[187.5 -140.625 3.125 3.125], 'FaceColor',[1 1 1]);
rectangle('Position',[190.625 -140.625 3.125 3.125], 'FaceColor',[1 1 1]);
rectangle('Position',[187.5 -143.75 3.125 3.125], 'FaceColor',[0 0 0]);
rectangle('Position',[190.625 -143.75 3.125 3.125], 'FaceColor',[0 0 0]);
rectangle('Position',[106.25 -153.125 3.125 3.125], 'FaceColor',[1 1 1]);
rectangle('Position',[109.375 -153.125 3.125 3.125], 'FaceColor',[0 0 0]);
rectangle('Position',[106.25 -156.25 3.125 3.125], 'FaceColor',[1 1 1]);
rectangle('Position',[109.375 -156.25 3.125 3.125], 'FaceColor',[0 0 0]);
rectangle('Position',[106.25 -159.375 3.125 3.125], 'FaceColor',[1 1 1]);
rectangle('Position',[109.375 -159.375 3.125 3.125], 'FaceColor',[0 0 0]);
rectangle('Position',[106.25 -162.5 3.125 3.125], 'FaceColor',[1 1 1]);
rectangle('Position',[109.375 -162.5 3.125 3.125], 'FaceColor',[0 0 0]);
rectangle('Position',[106.25 -165.625 3.125 3.125], 'FaceColor',[1 1 1]);
rectangle('Position',[109.375 -165.625 3.125 3.125], 'FaceColor',[0 0 0]);
rectangle('Position',[106.25 -168.75 3.125 3.125], 'FaceColor',[1 1 1]);
rectangle('Position',[109.375 -168.75 3.125 3.125], 'FaceColor',[0 0 0]);
rectangle('Position',[106.25 -171.875 3.125 3.125], 'FaceColor',[1 1 1]);
rectangle('Position',[109.375 -171.875 3.125 3.125], 'FaceColor',[0 0 0]);
rectangle('Position',[106.25 -175 3.125 3.125], 'FaceColor',[1 1 1]);
rectangle('Position',[109.375 -175 3.125 3.125], 'FaceColor',[0 0 0]);
rectangle('Position',[106.25 -178.125 3.125 3.125], 'FaceColor',[1 1 1]);
rectangle('Position',[109.375 -178.125 3.125 3.125], 'FaceColor',[0 0 0]);
rectangle('Position',[106.25 -181.25 3.125 3.125], 'FaceColor',[1 1 1]);
rectangle('Position',[109.375 -181.25 3.125 3.125], 'FaceColor',[0 0 0]);
rectangle('Position',[106.25 -184.375 3.125 3.125], 'FaceColor',[1 1 1]);
rectangle('Position',[109.375 -184.375 3.125 3.125], 'FaceColor',[0 0 0]);
rectangle('Position',[106.25 -187.5 3.125 3.125], 'FaceColor',[1 1 1]);
rectangle('Position',[109.375 -187.5 3.125 3.125], 'FaceColor',[0 0 0]);
rectangle('Position',[106.25 -190.625 3.125 3.125], 'FaceColor',[1 1 1]);
rectangle('Position',[109.375 -190.625 3.125 3.125], 'FaceColor',[0 0 0]);
rectangle('Position',[106.25 -193.75 3.125 3.125], 'FaceColor',[1 1 1]);
rectangle('Position',[109.375 -193.75 3.125 3.125], 'FaceColor',[0 0 0]);
X=[186.667,175,162.5,156.25,150,150,125,112.5,100,87.5,75,62.5,56.25,53.125,50,46.875,43.75,37.5,25,12.5,12.5,12.5,12.5,12.5,12.5,12.5,12.5,12.5,12.5,12.5,13.3333,13.3333];
Y=[-186.667,-175,-162.5,-161.25,-156.25,-150,-125,-125,-122.5,-112.5,-100,-93.75,-90.625,-90.625,-90.625,-90.625,-90.625,-93.75,-100,-112.5,-118.75,-125,-131.25,-137.5,-143.75,-150,-156.25,-162.5,-168.75,-175,-186.667,-186.667];
hold on;
plot(X,Y,'r');
plot(X,Y,'bo');
legend('614.314','Location','southoutside');
